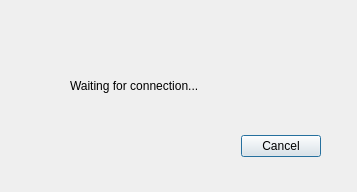
<?xml version="1.0" encoding="UTF-8"?>
<ui version="4.0">
 <class>waitingDialog</class>
 <widget class="QDialog" name="waitingDialog">
  <property name="geometry">
   <rect>
    <x>0</x>
    <y>0</y>
    <width>357</width>
    <height>192</height>
   </rect>
  </property>
  <property name="windowTitle">
   <string>Dialog</string>
  </property>
  <widget class="QDialogButtonBox" name="buttonBox">
   <property name="geometry">
    <rect>
     <x>-20</x>
     <y>130</y>
     <width>341</width>
     <height>32</height>
    </rect>
   </property>
   <property name="orientation">
    <enum>Qt::Horizontal</enum>
   </property>
   <property name="standardButtons">
    <set>QDialogButtonBox::Cancel</set>
   </property>
  </widget>
  <widget class="QLabel" name="label">
   <property name="geometry">
    <rect>
     <x>70</x>
     <y>60</y>
     <width>221</width>
     <height>51</height>
    </rect>
   </property>
   <property name="text">
    <string>Waiting for connection...</string>
   </property>
  </widget>
 </widget>
 <resources/>
 <connections>
  <connection>
   <sender>buttonBox</sender>
   <signal>rejected()</signal>
   <receiver>waitingDialog</receiver>
   <slot>reject()</slot>
   <hints>
    <hint type="sourcelabel">
     <x>316</x>
     <y>260</y>
    </hint>
    <hint type="destinationlabel">
     <x>286</x>
     <y>274</y>
    </hint>
   </hints>
  </connection>
 </connections>
</ui>
